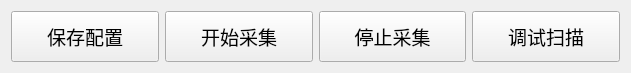
   <widget class="QWidget" name="layoutWidget">
    <property name="geometry">
     <rect>
      <x>1910</x>
      <y>910</y>
      <width>631</width>
      <height>53</height>
     </rect>
    </property>
    <layout class="QHBoxLayout" name="horizontalLayout_3">
     <item>
      <widget class="QPushButton" name="pushButton_47">
       <property name="minimumSize">
        <size>
         <width>0</width>
         <height>51</height>
        </size>
       </property>
       <property name="font">
        <font>
         <pointsize>14</pointsize>
        </font>
       </property>
       <property name="text">
        <string>保存配置</string>
       </property>
      </widget>
     </item>
     <item>
      <widget class="QPushButton" name="pushButton_48">
       <property name="minimumSize">
        <size>
         <width>0</width>
         <height>51</height>
        </size>
       </property>
       <property name="font">
        <font>
         <pointsize>14</pointsize>
        </font>
       </property>
       <property name="text">
        <string>开始采集</string>
       </property>
      </widget>
     </item>
     <item>
      <widget class="QPushButton" name="pushButton_49">
       <property name="minimumSize">
        <size>
         <width>0</width>
         <height>51</height>
        </size>
       </property>
       <property name="font">
        <font>
         <pointsize>14</pointsize>
        </font>
       </property>
       <property name="text">
        <string>停止采集</string>
       </property>
      </widget>
     </item>
     <item>
      <widget class="QPushButton" name="pushButton_45">
       <property name="minimumSize">
        <size>
         <width>0</width>
         <height>51</height>
        </size>
       </property>
       <property name="font">
        <font>
         <pointsize>14</pointsize>
        </font>
       </property>
       <property name="text">
        <string>调试扫描</string>
       </property>
      </widget>
     </item>
    </layout>
   </widget>
